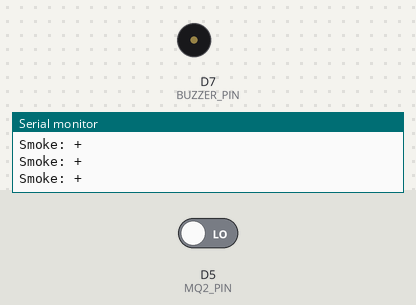
Bench run of a sketch on a simulated ESP8266 (NodeMCU). Shown: buzzer (waves = sounding, pin HIGH), the last lines printed to the serial monitor. The inputs (shaded band) are chosen by the test bench; at power-on: D5 (MQ2_PIN) LOW.

Above: at 5.65 s.
5.9 s: D5 (MQ2_PIN) driven HIGH
9.2 s: D5 (MQ2_PIN) driven LOW
At 11.8 s:
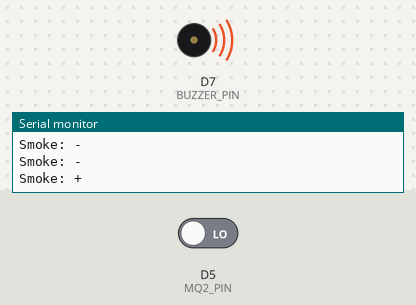
Timing chart, 0 to 18.7 s (numbered marks = the images above; inputs shaded):
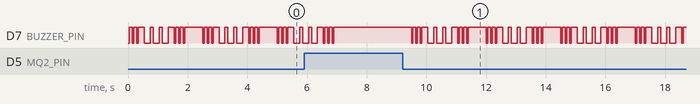

The sketch:

gazbuzzer.ino
```cpp
#if defined(ESP8266)
#define BUZZER_PIN D7
#define MQ2_PIN D5
#endif

void setup() {
  Serial.begin(115200);
  initBuzzer();
}

void loop() {
  bool smoke = readMQ2();
  if (smoke) {
    Serial.println("Smoke: +");
    sosBuzzer();
  } else {
    Serial.println("Smoke: -");
    offBuzzer();
  }
  delay(500);
}

void initBuzzer() {
  pinMode(BUZZER_PIN, OUTPUT);
  offBuzzer();
}

void sosBuzzer() {
  for (int i = 1; i <= 3; i++){
    digitalWrite(BUZZER_PIN, LOW); delay(50);
     digitalWrite(BUZZER_PIN, HIGH); delay(100);
  }
  delay(100);
  for (int i = 1; i <= 3; i++){
    digitalWrite(BUZZER_PIN, LOW); delay(200);
     digitalWrite(BUZZER_PIN, HIGH); delay(100);
  }
   delay(100);
  for (int i = 1; i <= 3; i++){
    digitalWrite(BUZZER_PIN, LOW); delay(50);
     digitalWrite(BUZZER_PIN, HIGH); delay(100);
  }
}

void offBuzzer() {
  digitalWrite(BUZZER_PIN, HIGH);
}

bool readMQ2() {
  int dValue = digitalRead(MQ2_PIN);
  if (dValue) return 0;
    else return 1;
}
```

Measured:
- after the input at 9.2 s, D7 (BUZZER_PIN): HIGH → LOW after 0.30 s, then repeats every 2.5 s: 2 × (HIGH 0.10 s, LOW 0.05 s), HIGH 0.20 s, 2 × (LOW 0.20 s, HIGH 0.10 s), LOW 0.20 s, HIGH 0.20 s, 2 × (LOW 0.05 s, HIGH 0.10 s), LOW 0.05 s, HIGH 0.60 s, LOW 0.05 s
- by itself, D7 (BUZZER_PIN): repeats every 2.5 s: LOW 0.05 s, HIGH 0.10 s, LOW 0.05 s, HIGH 0.20 s, 2 × (LOW 0.20 s, HIGH 0.10 s), LOW 0.20 s, HIGH 0.20 s, 2 × (LOW 0.05 s, HIGH 0.10 s), LOW 0.05 s, HIGH 0.60 s, LOW 0.05 s, HIGH 0.10 s
